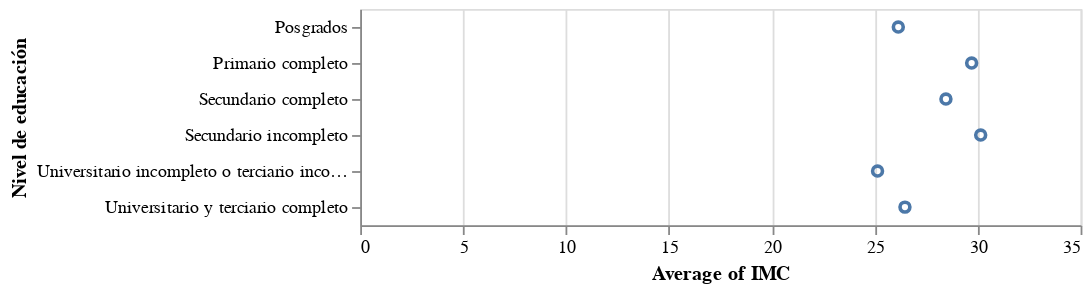

Notebook source saved alongside this figure:
### Code cell
alt.Chart(df).mark_point().encode(
    x='average(IMC)',
    y='Nivel de educación'
)

### Figure 1 — Vega-Lite specification as saved in the notebook (floating-point values rounded to 4 significant figures)
{"config": {"view": {"continuousWidth": 400, "continuousHeight": 300}}, "data": {"name": "data-46820e05a3d8bb31cb736cdd1aed4c84"}, "mark": "point", "encoding": {"x": {"aggregate": "average", "field": "IMC", "type": "quantitative"}, "y": {"field": "Nivel de educación", "type": "nominal"}}, "$schema": "https://vega.github.io/schema/vega-lite/v4.17.0.json", "datasets": {"data-46820e05a3d8bb31cb736cdd1aed4c84": [{"Edad": "Entre 50 y 59 años", "Altura": 1.5, "Peso": 65.0, "BECK ": 3, "STAI.ANSIEDAD": 26, "BULLIT": 52, "IMC": 28.89, "Nivel de educación": "Posgrados"}, {"Edad": "Entre 20 y 29 años", "Altura": 1.65, "Peso": 61.0, "BECK ": 0, "STAI.ANSIEDAD": 26, "BULLIT": 49, "IMC": 22.41, "Nivel de educación": "Universitario y terciario completo"}, {"Edad": "Entre 40 y 49 años", "Altura": 1.52, "Peso": 105.0, "BECK ": 22, "STAI.ANSIEDAD": 29, "BULLIT": 68, "IMC": 45.45, "Nivel de educación": "Universitario incompleto o terciario incompleto"}, {"Edad": "Entre 20 y 29 años", "Altura": 1.6, "Peso": 54.0, "BECK ": 1, "STAI.ANSIEDAD": 26, "BULLIT": 42, "IMC": 21.09, "Nivel de educación": "Posgrados"}, {"Edad": "Entre 40 y 49 años", "Altura": 1.65, "Peso": 64.0, "BECK ": 5, "STAI.ANSIEDAD": 24, "BULLIT": 45, "IMC": 23.51, "Nivel de educación": "Posgrados"}, {"Edad": "Entre 50 y 59 años", "Altura": 1.51, "Peso": 67.0, "BECK ": 2, "STAI.ANSIEDAD": 20, "BULLIT": 51, "IMC": 29.38, "Nivel de educación": "Secundario incompleto"}, {"Edad": "Entre 50 y 59 años", "Altura": 1.74, "Peso": 94.0, "BECK ": 15, "STAI.ANSIEDAD": 25, "BULLIT": 96, "IMC": 31.05, "Nivel de educación": "Universitario y terciario completo"}, {"Edad": "Entre 40 y 49 años", "Altura": 1.54, "Peso": 82.0, "BECK ": 5, "STAI.ANSIEDAD": 26, "BULLIT": 52, "IMC": 34.58, "Nivel de educación": "Universitario incompleto o terciario incompleto"}, {"Edad": "Entre 30 y 39 años", "Altura": 1.6, "Peso": 51.0, "BECK ": 31, "STAI.ANSIEDAD": 34, "BULLIT": 69, "IMC": 19.92, "Nivel de educación": "Universitario incompleto o terciario incompleto"}, {"Edad": "Entre 30 y 39 años", "Altura": 1.6, "Peso": 69.0, "BECK ": 8, "STAI.ANSIEDAD": 31, "BULLIT": 81, "IMC": 26.95, "Nivel de educación": "Posgrados"}, {"Edad": "Entre 50 y 59 años", "Altura": 1.65, "Peso": 66.0, "BECK ": 16, "STAI.ANSIEDAD": 29, "BULLIT": 39, "IMC": 24.24, "Nivel de educación": "Posgrados"}, {"Edad": "Entre 30 y 39 años", "Altura": 1.64, "Peso": 89.0, "BECK ": 22, "STAI.ANSIEDAD": 29, "BULLIT": 91, "IMC": 33.09, "Nivel de educación": "Secundario completo"}, {"Edad": "Entre 50 y 59 años", "Altura": 1.74, "Peso": 59.0, "BECK ": 26, "STAI.ANSIEDAD": 30, "BULLIT": 45, "IMC": 19.49, "Nivel de educación": "Universitario incompleto o terciario incompleto"}, {"Edad": "Entre 40 y 49 años", "Altura": 1.65, "Peso": 80.0, "BECK ": 10, "STAI.ANSIEDAD": 21, "BULLIT": 59, "IMC": 29.38, "Nivel de educación": "Posgrados"}, {"Edad": "Entre 40 y 49 años", "Altura": 1.76, "Peso": 68.0, "BECK ": 0, "STAI.ANSIEDAD": 23, "BULLIT": 40, "IMC": 21.95, "Nivel de educación": "Posgrados"}, {"Edad": "Entre 40 y 49 años", "Altura": 1.7, "Peso": 72.0, "BECK ": 6, "STAI.ANSIEDAD": 25, "BULLIT": 57, "IMC": 24.91, "Nivel de educación": "Universitario y terciario completo"}, {"Edad": "Entre 40 y 49 años", "Altura": 1.6, "Peso": 65.0, "BECK ": 3, "STAI.ANSIEDAD": 27, "BULLIT": 67, "IMC": 25.39, "Nivel de educación": "Secundario completo"}, {"Edad": "Entre 20 y 29 años", "Altura": 1.59, "Peso": 57.0, "BECK ": 6, "STAI.ANSIEDAD": 21, "BULLIT": 58, "IMC": 22.55, "Nivel de educación": "Universitario y terciario completo"}, {"Edad": "Entre 20 y 29 años", "Altura": 1.54, "Peso": 78.0, "BECK ": 11, "STAI.ANSIEDAD": 24, "BULLIT": 57, "IMC": 32.89, "Nivel de educación": "Secundario completo"}, {"Edad": "Entre 30 y 39 años", "Altura": 1.6, "Peso": 68.0, "BECK ": 11, "STAI.ANSIEDAD": 27, "BULLIT": 81, "IMC": 26.56, "Nivel de educación": "Universitario incompleto o terciario incompleto"}, {"Edad": "Entre 20 y 29 años", "Altura": 1.56, "Peso": 70.0, "BECK ": 19, "STAI.ANSIEDAD": 25, "BULLIT": 61, "IMC": 28.76, "Nivel de educación": "Secundario completo"}, {"Edad": "Entre 20 y 29 años", "Altura": 1.63, "Peso": 64.0, "BECK ": 31, "STAI.ANSIEDAD": 28, "BULLIT": 102, "IMC": 24.09, "Nivel de educación": "Secundario completo"}, {"Edad": "Entre 20 y 29 años", "Altura": 1.64, "Peso": 58.0, "BECK ": 3, "STAI.ANSIEDAD": 25, "BULLIT": 44, "IMC": 21.56, "Nivel de educación": "Secundario completo"}, {"Edad": "Entre 40 y 49 años", "Altura": 1.6, "Peso": 86.0, "BECK ": 9, "STAI.ANSIEDAD": 20, "BULLIT": 68, "IMC": 33.59, "Nivel de educación": "Universitario y terciario completo"}, {"Edad": "Entre 40 y 49 años", "Altura": 1.58, "Peso": 57.0, "BECK ": 19, "STAI.ANSIEDAD": 26, "BULLIT": 42, "IMC": 22.83, "Nivel de educación": "Universitario incompleto o terciario incompleto"}, {"Edad": "Entre 50 y 59 años", "Altura": 1.66, "Peso": 56.0, "BECK ": 4, "STAI.ANSIEDAD": 20, "BULLIT": 38, "IMC": 20.32, "Nivel de educación": "Universitario y terciario completo"}, {"Edad": "Entre 30 y 39 años", "Altura": 1.61, "Peso": 65.0, "BECK ": 3, "STAI.ANSIEDAD": 25, "BULLIT": 56, "IMC": 25.08, "Nivel de educación": "Universitario incompleto o terciario incompleto"}, {"Edad": "Entre 50 y 59 años", "Altura": 1.61, "Peso": 71.0, "BECK ": 11, "STAI.ANSIEDAD": 23, "BULLIT": 52, "IMC": 27.39, "Nivel de educación": "Universitario incompleto o terciario incompleto"}, {"Edad": "Entre 50 y 59 años", "Altura": 1.6, "Peso": 75.0, "BECK ": 5, "STAI.ANSIEDAD": 26, "BULLIT": 59, "IMC": 29.3, "Nivel de educación": "Primario completo"}, {"Edad": "Entre 50 y 59 años", "Altura": 1.78, "Peso": 98.0, "BECK ": 33, "STAI.ANSIEDAD": 31, "BULLIT": 92, "IMC": 30.93, "Nivel de educación": "Secundario completo"}, {"Edad": "Entre 40 y 49 años", "Altura": 1.64, "Peso": 65.0, "BECK ": 0, "STAI.ANSIEDAD": 27, "BULLIT": 36, "IMC": 24.17, "Nivel de educación": "Secundario incompleto"}, {"Edad": "Entre 50 y 59 años", "Altura": 1.68, "Peso": 94.0, "BECK ": 10, "STAI.ANSIEDAD": 24, "BULLIT": 80, "IMC": 33.3, "Nivel de educación": "Universitario y terciario completo"}, {"Edad": "Entre 50 y 59 años", "Altura": 1.68, "Peso": 85.0, "BECK ": 24, "STAI.ANSIEDAD": 29, "BULLIT": 71, "IMC": 30.12, "Nivel de educación": "Primario completo"}, {"Edad": "Entre 50 y 59 años", "Altura": 1.69, "Peso": 82.0, "BECK ": 17, "STAI.ANSIEDAD": 29, "BULLIT": 33, "IMC": 28.71, "Nivel de educación": "Universitario y terciario completo"}, {"Edad": "Entre 20 y 29 años", "Altura": 1.6, "Peso": 50.0, "BECK ": 10, "STAI.ANSIEDAD": 25, "BULLIT": 52, "IMC": 19.53, "Nivel de educación": "Universitario y terciario completo"}, {"Edad": "Entre 40 y 49 años", "Altura": 1.55, "Peso": 53.0, "BECK ": 0, "STAI.ANSIEDAD": 19, "BULLIT": 40, "IMC": 22.06, "Nivel de educación": "Universitario y terciario completo"}, {"Edad": "Entre 50 y 59 años", "Altura": 1.78, "Peso": 125.0, "BECK ": 7, "STAI.ANSIEDAD": 23, "BULLIT": 84, "IMC": 39.45, "Nivel de educación": "Secundario completo"}, {"Edad": "Entre 50 y 59 años", "Altura": 1.62, "Peso": 78.5, "BECK ": 3, "STAI.ANSIEDAD": 21, "BULLIT": 47, "IMC": 29.91, "Nivel de educación": "Secundario completo"}, {"Edad": "Entre 50 y 59 años", "Altura": 1.57, "Peso": 64.0, "BECK ": 14, "STAI.ANSIEDAD": 20, "BULLIT": 38, "IMC": 25.96, "Nivel de educación": "Universitario y terciario completo"}, {"Edad": "Entre 30 y 39 años", "Altura": 1.53, "Peso": 69.0, "BECK ": 2, "STAI.ANSIEDAD": 23, "BULLIT": 51, "IMC": 29.48, "Nivel de educación": "Universitario y terciario completo"}, {"Edad": "Entre 40 y 49 años", "Altura": 1.71, "Peso": 98.7, "BECK ": 23, "STAI.ANSIEDAD": 32, "BULLIT": 128, "IMC": 33.75, "Nivel de educación": "Universitario y terciario completo"}, {"Edad": "Entre 20 y 29 años", "Altura": 1.59, "Peso": 48.0, "BECK ": 0, "STAI.ANSIEDAD": 20, "BULLIT": 42, "IMC": 18.99, "Nivel de educación": "Universitario incompleto o terciario incompleto"}, {"Edad": "Entre 20 y 29 años", "Altura": 1.63, "Peso": 54.5, "BECK ": 9, "STAI.ANSIEDAD": 29, "BULLIT": 37, "IMC": 20.51, "Nivel de educación": "Universitario incompleto o terciario incompleto"}, {"Edad": "Entre 20 y 29 años", "Altura": 1.69, "Peso": 76.0, "BECK ": 0, "STAI.ANSIEDAD": 21, "BULLIT": 39, "IMC": 26.61, "Nivel de educación": "Secundario completo"}, {"Edad": "Entre 20 y 29 años", "Altura": 1.6, "Peso": 65.0, "BECK ": 8, "STAI.ANSIEDAD": 24, "BULLIT": 48, "IMC": 25.39, "Nivel de educación": "Secundario completo"}, {"Edad": "Entre 30 y 39 años", "Altura": 1.63, "Peso": 88.0, "BECK ": 6, "STAI.ANSIEDAD": 25, "BULLIT": 51, "IMC": 33.12, "Nivel de educación": "Posgrados"}, {"Edad": "Entre 20 y 29 años", "Altura": 1.44, "Peso": 52.0, "BECK ": 0, "STAI.ANSIEDAD": 27, "BULLIT": 33, "IMC": 25.08, "Nivel de educación": "Universitario incompleto o terciario incompleto"}, {"Edad": "Entre 40 y 49 años", "Altura": 1.63, "Peso": 57.0, "BECK ": 0, "STAI.ANSIEDAD": 21, "BULLIT": 51, "IMC": 21.45, "Nivel de educación": "Universitario y terciario completo"}, {"Edad": "Entre 20 y 29 años", "Altura": 1.68, "Peso": 60.0, "BECK ": 1, "STAI.ANSIEDAD": 23, "BULLIT": 43, "IMC": 21.26, "Nivel de educación": "Universitario incompleto o terciario incompleto"}, {"Edad": "Entre 20 y 29 años", "Altura": 1.6, "Peso": 78.0, "BECK ": 6, "STAI.ANSIEDAD": 20, "BULLIT": 47, "IMC": 30.47, "Nivel de educación": "Universitario incompleto o terciario incompleto"}, {"Edad": "Entre 20 y 29 años", "Altura": 1.58, "Peso": 84.5, "BECK ": 20, "STAI.ANSIEDAD": 25, "BULLIT": 42, "IMC": 33.85, "Nivel de educación": "Secundario completo"}, {"Edad": "Entre 20 y 29 años", "Altura": 1.64, "Peso": 63.0, "BECK ": 16, "STAI.ANSIEDAD": 29, "BULLIT": 53, "IMC": 23.42, "Nivel de educación": "Universitario incompleto o terciario incompleto"}, {"Edad": "Entre 20 y 29 años", "Altura": 1.65, "Peso": 45.0, "BECK ": 8, "STAI.ANSIEDAD": 27, "BULLIT": 43, "IMC": 16.53, "Nivel de educación": "Universitario incompleto o terciario incompleto"}, {"Edad": "Entre 20 y 29 años", "Altura": 1.64, "Peso": 58.0, "BECK ": 14, "STAI.ANSIEDAD": 22, "BULLIT": 55, "IMC": 21.56, "Nivel de educación": "Universitario incompleto o terciario incompleto"}, {"Edad": "Entre 20 y 29 años", "Altura": 1.55, "Peso": 49.0, "BECK ": 3, "STAI.ANSIEDAD": 29, "BULLIT": 54, "IMC": 20.4, "Nivel de educación": "Universitario y terciario completo"}, {"Edad": "Entre 20 y 29 años", "Altura": 1.6, "Peso": 60.0, "BECK ": 1, "STAI.ANSIEDAD": 23, "BULLIT": 37, "IMC": 23.44, "Nivel de educación": "Universitario incompleto o terciario incompleto"}, {"Edad": "Entre 40 y 49 años", "Altura": 1.67, "Peso": 50.0, "BECK ": 6, "STAI.ANSIEDAD": 21, "BULLIT": 55, "IMC": 17.93, "Nivel de educación": "Universitario y terciario completo"}, {"Edad": "Entre 20 y 29 años", "Altura": 1.6, "Peso": 58.0, "BECK ": 7, "STAI.ANSIEDAD": 27, "BULLIT": 48, "IMC": 22.66, "Nivel de educación": "Universitario incompleto o terciario incompleto"}, {"Edad": "Entre 20 y 29 años", "Altura": 1.69, "Peso": 70.0, "BECK ": 8, "STAI.ANSIEDAD": 24, "BULLIT": 75, "IMC": 24.51, "Nivel de educación": "Universitario incompleto o terciario incompleto"}, {"Edad": "Entre 20 y 29 años", "Altura": 1.6, "Peso": 64.0, "BECK ": 8, "STAI.ANSIEDAD": 26, "BULLIT": 44, "IMC": 25.0, "Nivel de educación": "Secundario completo"}, {"Edad": "Entre 20 y 29 años", "Altura": 1.65, "Peso": 80.0, "BECK ": 7, "STAI.ANSIEDAD": 23, "BULLIT": 46, "IMC": 29.38, "Nivel de educación": "Secundario completo"}, {"Edad": "Entre 20 y 29 años", "Altura": 1.73, "Peso": 68.0, "BECK ": 19, "STAI.ANSIEDAD": 34, "BULLIT": 108, "IMC": 22.72, "Nivel de educación": "Universitario incompleto o terciario incompleto"}, {"Edad": "Entre 40 y 49 años", "Altura": 1.74, "Peso": 90.0, "BECK ": 4, "STAI.ANSIEDAD": 22, "BULLIT": 77, "IMC": 29.73, "Nivel de educación": "Universitario incompleto o terciario incompleto"}, {"Edad": "Entre 30 y 39 años", "Altura": 1.7, "Peso": 112.0, "BECK ": 42, "STAI.ANSIEDAD": 29, "BULLIT": 114, "IMC": 38.75, "Nivel de educación": "Universitario incompleto o terciario incompleto"}, {"Edad": "Entre 50 y 59 años", "Altura": 1.53, "Peso": 71.0, "BECK ": 10, "STAI.ANSIEDAD": 27, "BULLIT": 72, "IMC": 30.33, "Nivel de educación": "Universitario y terciario completo"}, {"Edad": "Entre 50 y 59 años", "Altura": 1.59, "Peso": 102.0, "BECK ": 11, "STAI.ANSIEDAD": 20, "BULLIT": 67, "IMC": 40.35, "Nivel de educación": "Universitario y terciario completo"}, {"Edad": "Entre 50 y 59 años", "Altura": 1.63, "Peso": 73.0, "BECK ": 29, "STAI.ANSIEDAD": 23, "BULLIT": 55, "IMC": 27.48, "Nivel de educación": "Universitario incompleto o terciario incompleto"}, {"Edad": "Entre 50 y 59 años", "Altura": 1.63, "Peso": 98.0, "BECK ": 18, "STAI.ANSIEDAD": 30, "BULLIT": 72, "IMC": 36.89, "Nivel de educación": "Secundario incompleto"}, {"Edad": "Entre 20 y 29 años", "Altura": 1.58, "Peso": 56.0, "BECK ": 26, "STAI.ANSIEDAD": 25, "BULLIT": 61, "IMC": 22.43, "Nivel de educación": "Universitario incompleto o terciario incompleto"}, {"Edad": "Entre 40 y 49 años", "Altura": 1.68, "Peso": 80.0, "BECK ": 4, "STAI.ANSIEDAD": 27, "BULLIT": 79, "IMC": 28.34, "Nivel de educación": "Universitario incompleto o terciario incompleto"}, {"Edad": "Entre 20 y 29 años", "Altura": 1.56, "Peso": 50.0, "BECK ": 11, "STAI.ANSIEDAD": 26, "BULLIT": 92, "IMC": 20.55, "Nivel de educación": "Secundario completo"}, {"Edad": "Entre 20 y 29 años", "Altura": 1.62, "Peso": 46.0, "BECK ": 2, "STAI.ANSIEDAD": 22, "BULLIT": 40, "IMC": 17.53, "Nivel de educación": "Universitario incompleto o terciario incompleto"}, {"Edad": "Entre 20 y 29 años", "Altura": 1.64, "Peso": 59.0, "BECK ": 5, "STAI.ANSIEDAD": 27, "BULLIT": 55, "IMC": 21.94, "Nivel de educación": "Universitario incompleto o terciario incompleto"}, {"Edad": "Entre 20 y 29 años", "Altura": 1.62, "Peso": 65.0, "BECK ": 11, "STAI.ANSIEDAD": 24, "BULLIT": 82, "IMC": 24.77, "Nivel de educación": "Universitario y terciario completo"}]}}
